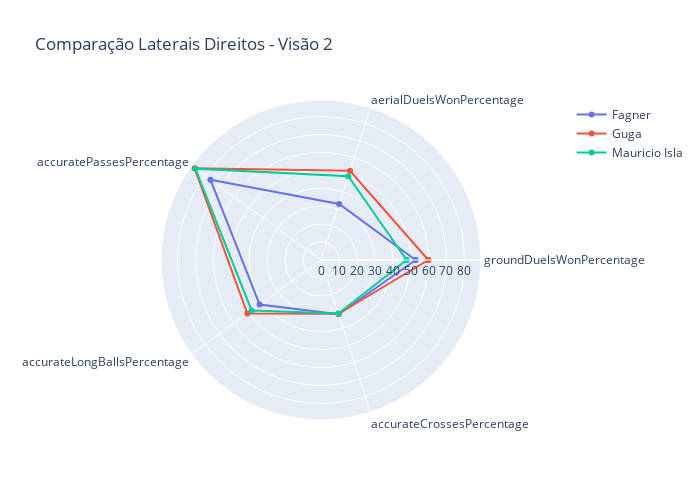

Notebook cell for this chart:
### Code cell
categories = labelslat2[1:]
categories = [*categories, categories[0]]

players = df_ld_vw2.values.tolist()

player_1 = players[0][1:]
player_1 = [*player_1, player_1[0]]
player_2 = players[1][1:]
player_2 = [*player_2, player_2[0]]
player_3 = players[2][1:]
player_3 = [*player_3, player_3[0]]

fig = go.Figure(
    data = [ go.Scatterpolar(r=player_1, theta = categories, name = players[0][0]),
             go.Scatterpolar(r=player_2, theta = categories, name = players[1][0]),
             go.Scatterpolar(r=player_3, theta = categories, name = players[2][0])],
    layout = go.Layout(
    autosize = False,
    width = 700,
    height = 500,
    title=go.layout.Title(text = 'Comparação Laterais Direitos - Visão 2'),
    polar = {'radialaxis':{'visible':True}},
    showlegend = True)
)

pyo.iplot(fig)

### Figure 1 — Plotly figure (JSON) as saved in the notebook; plotly's stock layout.template omitted (floating-point values rounded to 4 significant figures)
{"data": [{"name": "Fagner", "r": [52.79, 32.88, 76.28, 42.33, 31.87, 52.79], "theta": ["groundDuelsWonPercentage", "aerialDuelsWonPercentage", "accuratePassesPercentage", "accurateLongBallsPercentage", "accurateCrossesPercentage", "groundDuelsWonPercentage"], "type": "scatterpolar"}, {"name": "Guga", "r": [59.91, 52.33, 87.19, 50.82, 31.58, 59.91], "theta": ["groundDuelsWonPercentage", "aerialDuelsWonPercentage", "accuratePassesPercentage", "accurateLongBallsPercentage", "accurateCrossesPercentage", "groundDuelsWonPercentage"], "type": "scatterpolar"}, {"name": "Mauricio Isla", "r": [47.8, 49.21, 86.69, 47.89, 31.4, 47.8], "theta": ["groundDuelsWonPercentage", "aerialDuelsWonPercentage", "accuratePassesPercentage", "accurateLongBallsPercentage", "accurateCrossesPercentage", "groundDuelsWonPercentage"], "type": "scatterpolar"}], "layout": {"autosize": false, "height": 500, "polar": {"radialaxis": {"visible": true}}, "showlegend": true, "title": {"text": "Comparação Laterais Direitos - Visão 2"}, "width": 700}}
